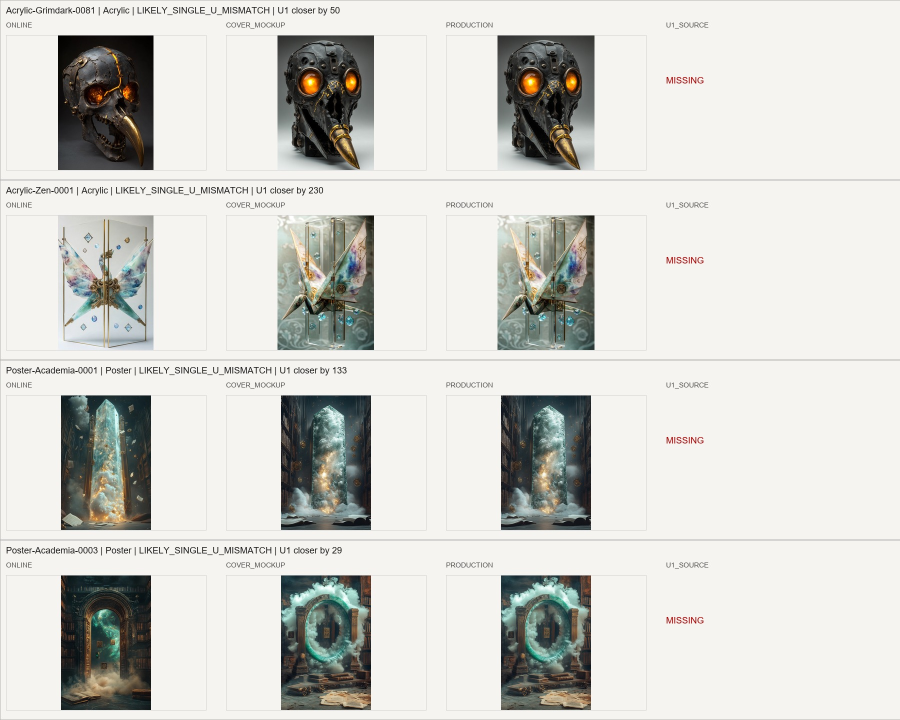
#> input picture Review_Packets/NON_STICKER_COVER_REVIEW_20260507_1720.jpg, 1800 x 1440 px (shown at 1/2 size)
$ python -i quality_floor_guard.py   (imports and definitions only)
#> lines starting #> are read from the running program, lines starting #| are printed output that depends on the picture
from __future__ import annotations

import argparse
import csv
import hashlib
import json
import re
import shutil
from dataclasses import asdict, dataclass
from datetime import datetime
from pathlib import Path
from zoneinfo import ZoneInfo

from PIL import Image, ImageFilter, ImageStat


PROJECT_ROOT = Path(__file__).resolve().parents[1]
DATABASE_DIR = PROJECT_ROOT / "Database"
REPORT_PATH = DATABASE_DIR / "Quality_Floor_Guard.csv"
SUMMARY_PATH = DATABASE_DIR / "Quality_Floor_Guard_State.json"
QUARANTINE_ROOT = DATABASE_DIR / "Quality_Floor_Quarantine"
NY = ZoneInfo("America/New_York")

TEXT_EXTS = {".txt", ".md", ".csv", ".json", ".html", ".htm"}
IMAGE_EXTS = {".png", ".jpg", ".jpeg", ".webp"}

SECRET_RE = re.compile(
    r"(\bapi[_-]?key\s*[:=]|\btoken\s*[:=]|\bsecret\s*[:=]|\bpassword\s*[:=]|authorization\s*[:=]\s*bearer|bearer\s+[a-z0-9._-]{16,})",
    re.I,
)
CONTROL_RE = re.compile(r"[\x00-\x08\x0b\x0c\x0e-\x1f]")
LOGIN_ERROR_PHRASE = "an error has occurred, please try again"
HTML_ERROR_PHRASE = "service unavailable - zero size object"


@dataclass
class QualityResult:
    timestamp: str
    path: str
    profile: str
    verdict: str
    failed_count: int
    passed_count: int
    failed_rules: str
    action: str
    quarantine_path: str = ""


def _now():
    return datetime.now(NY).isoformat(timespec="seconds")


# [15 lines left out: functions _sha256, _text_sample, not called in this run]


def _image_metrics(path: Path):
    with Image.open(path) as image:
#> image is the input picture: PIL image 1800x1440 RGB; mean R, G, B 209.1, 209.3, 204.6
        image = image.convert("RGB")
        gray = image.convert("L")
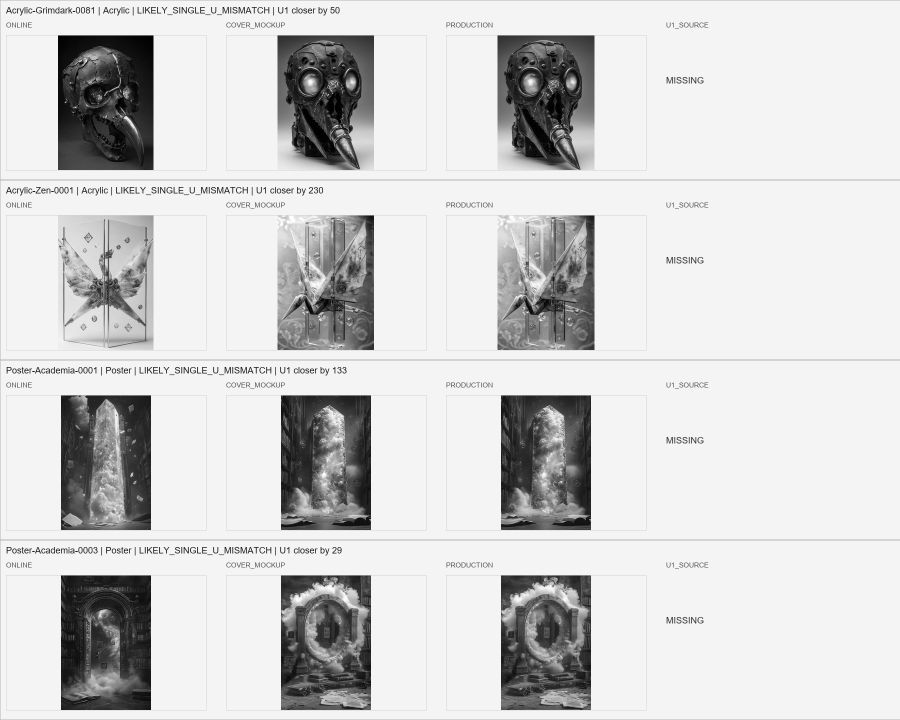
#> gray: PIL image 1800x1440 L (shown at 1/2 size); min 0, max 255, mean 208.8
        small = gray.resize((512, 512), Image.Resampling.LANCZOS)
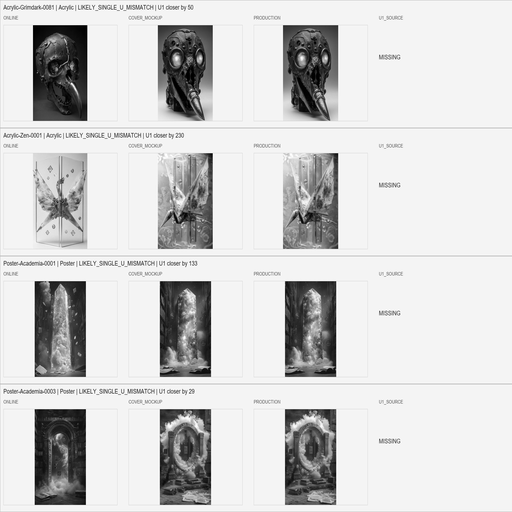
#> small: PIL image 512x512 L; min 0, max 255, mean 208.8
        stat = ImageStat.Stat(small)
        pixels = list(small.getdata())
#> pixels = 262144 items
        total = len(pixels)
#> total = 262144
        black_clip = sum(1 for px in pixels if px <= 3) / total
#> black_clip = 0.00172
        white_clip = sum(1 for px in pixels if px >= 252) / total
#> white_clip = 0.00545
        edges = small.filter(ImageFilter.FIND_EDGES)
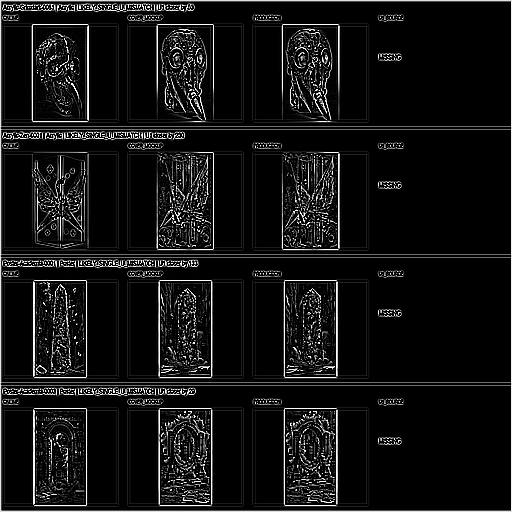
#> edges: PIL image 512x512 L; min 0, max 255, mean 19.3
        edge_stat = ImageStat.Stat(edges)
        return {
            "width": image.width,
            "height": image.height,
            "mode": image.mode,
            "mean_luma": stat.mean[0],
            "stddev_luma": stat.stddev[0],
            "black_clip_pct": black_clip * 100,
            "white_clip_pct": white_clip * 100,
            "edge_energy": edge_stat.mean[0],
            "aspect": image.width / max(1, image.height),
        }


def _rule(name, ok, reason=""):
    return {"name": name, "ok": bool(ok), "reason": reason}


# [275 lines left out: functions _is_login_error_capture, _is_html_error_capture, evaluate_path, quarantine, discover, audit and 1 more, not called in this run]


# [2 lines not run here, left out]

>>> result = _image_metrics('../Review_Packets/NON_STICKER_COVER_REVIEW_20260507_1720.jpg')
#> result = 9 items
